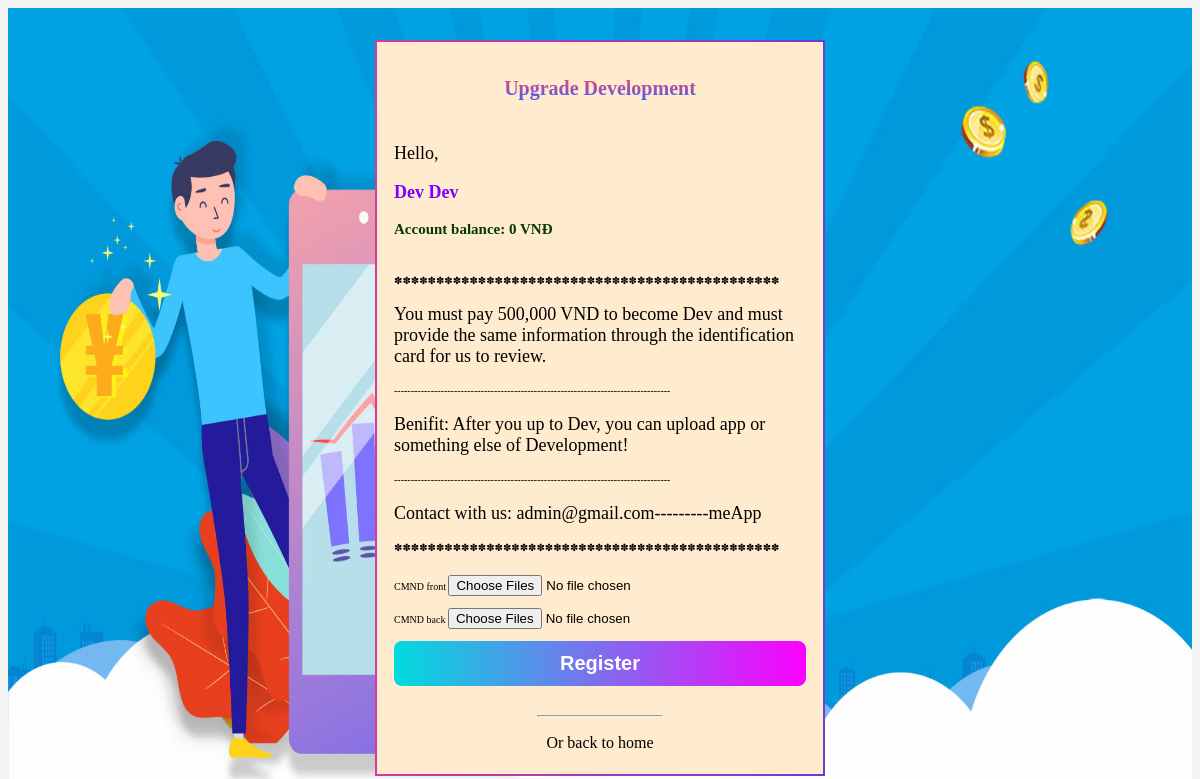
/source/upgradeDev.php (signed in), run on the app's committed database.
### tables this page shows
CREATE TABLE `user` (
  `username` varchar(100) NOT NULL,
  `email` varchar(100) NOT NULL,
  `first_name` varchar(100) NOT NULL,
  `last_name` varchar(100) NOT NULL,
  `address` varchar(100) NOT NULL,
  `birth` date NOT NULL,
  `money` int(15) NOT NULL,
  `password` varchar(255) NOT NULL,
  `activate_token` varchar(255) DEFAULT NULL,
  `level` int(11) NOT NULL
);

### source/db.php (called while the page is built, shortened)
<?php
function open_database(){
    $conn = new mysqli(HOST, USER, PASS, DB);
    return $conn;
}
function getInformation($user) {
    $conn = open_database();
    $sql = 'select * from user where username = ?';
    $stm = $conn->prepare($sql);
    $stm->bind_param('s', $user);
    $stm->execute();
    $data = $stm->get_result();
    return $data;
}

### source/upgradeDev.php (the view, shortened to what this page needs)
<!DOCTYPE html>
<html lang="en">
    <head>
        <link rel="stylesheet" href="style.css">
    </head>
    <body class="body-pro2">
        <?php
         require_once ('db.php');
         $user = $_SESSION['user'];
         $info = getInformation($user);
         $info = $info->fetch_assoc();
    ?>
        <form enctype="multipart/form-data" action="" method="post" class="form-group-signin">
            <table>
                <tr>
                    <td>
                        <h1 class="brand">Upgrade Development</h1>
                    </td>
                </tr>
                <tr>
                    <td>
                        <p class="hello-dev">Hello,</p>
                        <p class="regis-dev"><?= $info['first_name']?> <?= $info['last_name']?></p>
                        <p class="regis-devs">Account balance: <?=$info['money']?> VNĐ</p>
                    </td>
                </tr>
                <tr>
                    <td>
                        <p>✽✽✽✽✽✽✽✽✽✽✽✽✽✽✽✽✽✽✽✽✽✽✽✽✽✽✽✽✽✽✽✽✽✽✽✽✽✽✽✽✽✽✽✽✽✽</p>
                        <p class="Dk">You must pay 500,000 VND to become Dev
                            and must provide the same information through the identification card for us to review.</p>
                        <p>-----------------------------------------------------------------------------------</p>
                        <p class="Dk">Benifit: After you up to Dev, you can upload app or something else of Development!
                        </p>
                        <p>-----------------------------------------------------------------------------------</p>
                        <p class="Dk">Contact with us: admin@gmail.com---------meApp</p>
                        <p>✽✽✽✽✽✽✽✽✽✽✽✽✽✽✽✽✽✽✽✽✽✽✽✽✽✽✽✽✽✽✽✽✽✽✽✽✽✽✽✽✽✽✽✽✽✽</p>
                    </td>
                </tr>
                <tr>
                    <td>CMND front
                        <input type="file" name="image[]" multiple>
                    </td>
                </tr>
                <tr>
                    <td>CMND back
                        <input type="file" name="image[]" multiple>
                    </td>
                </tr>
                <tr>
                    <td>
                        <button type="submit" name="submit" value="Submit" class="signIn">Register</button>
                    </td>
                </tr>
                <tr>
                    <td>
                    </td>
                </tr>
                <tr>
                    <td>
                        <hr width="30%" align="center" />
                    </td>
                </tr>
                <tr>
                    <td>
                        <a href="index.php" class="back-login">Or back to home</a>
                    </td>
                </tr>
            </table>
        </form>
    </body>
</html>

### source/style.css (style rules this page uses)
.body-pro2 { background-image: url("image/4.jpg"); background-repeat: round; background-size: cover; min-height: 100vh; display: flex; justify-content: center; }
table { margin: auto; border: 2px solid; border-image-slice: 1; border-image-source: linear-gradient(to left, #743ad5, #d53a9d); padding: 15px; width: 450px; background-color: blanchedalmond; }
table td { padding: 5px 0; }
.brand { font-family: Brush Script MT, cursive; text-align: center; background: -webkit-linear-gradient( #fc466b, #3f5efb); -webkit-background-clip: text; -webkit-text-fill-color: transparent; }
.hello-dev { font-size: large; }
.regis-dev { font-size: large; color: #7F00FF; font-weight: bolder; }
.regis-devs { font-size: 15px; color: #053a00; font-weight: bolder; }
.signIn { padding: 11px 21px; border: none; border-radius: 8px; width: 100%; text-align: center; font-size: 20px; color: white; background: #fc00ff; background: -webkit-linear-gradient(to right, #00dbde, #fc00ff); background: linear-gradient(to right, #00dbde, #fc00ff); font-weight: bold; }
.Dk { font-size: large; }
.back-login { font-size: 16px; }
.form-group-signin { margin: auto; }
:root { --color-1: #d25164; --color-2: #888; --color-3: #383838; --color-4: #0a5ead; --color-5: #17106d; }
a { text-decoration: none; color: inherit; display: flex; justify-content: center; align-items: center; }
html { font-size: 10px; background-color: #f5f5f5; }

### data on the page
user: first_name "Dev", last_name "Dev", money "0"
